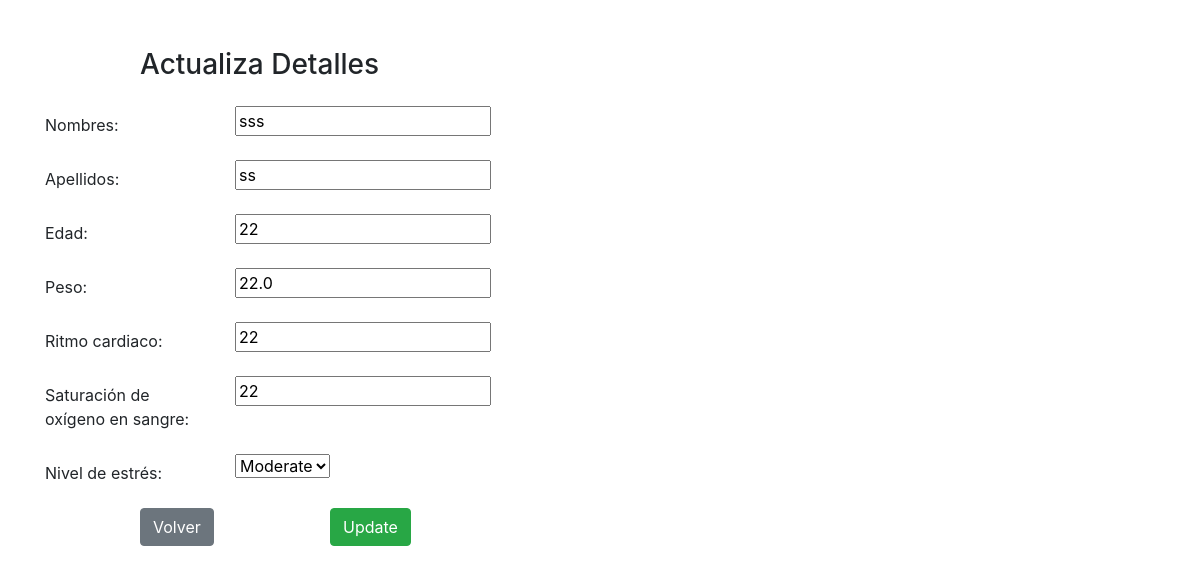
Page /edit/2 on the committed database.
### metricas/models.py (models this page shows)
class Metrics(models.Model):
    id = models.BigAutoField(primary_key=True, editable=False)
    names = models.CharField(max_length=100)
    surnames = models.CharField(max_length=100)
    age = models.IntegerField()
    weight = models.FloatField()
    heartRate = models.IntegerField(
        help_text="Frecuencia Cardiaca(Heart Rate) medida en BPM(Beats per minute)/Pulsaciones por minuto")
    bloodOxygenSaturation = models.IntegerField(
        help_text="Saturación de Oxígeno en Sangre")
    STRESS_LEVEL = (
        ('low', 'Low'),
        ('moderate', 'Moderate'),
        ('high', 'High'),
        ('extreme', 'Extreme'),
    )
    stresslevel = models.CharField(
        max_length=20, choices=STRESS_LEVEL, default='low', help_text='Nivel de estrés')
    class Meta:
        db_table = "metrics"

### metricas/views.py (the view)
# urls.py: path('edit/<int:id>', views.edit),
def edit(request, id):
    metrics = Metrics.objects.get(id=id)
    stressLevels = Metrics.STRESS_LEVEL
    return render(request, 'edit.html', {'metrics': metrics, 'stressLevels': stressLevels})

### metricas/templates/edit.html (shortened to what this page needs)
{% extends "base_generic.html" %}
{% block content %}
<form method="POST" class="post-form" action="/update/{{metrics.id}}">
    <div class="container">
        <br>
        <div class="form-group row">
            <label class="col-sm-1 col-form-label"></label>
            <div class="col-sm-4">
                <h3>Actualiza Detalles</h3>
            </div>
        </div>
        <div class="form-group row">
            <label class="col-sm-2 col-form-label">Nombres:</label>
            <div class="col-sm-4">
                <input type="text" name="names" id="id_names" required maxlength="100" value="{{ metrics.names }}" />
            </div>
        </div>
        <div class="form-group row">
            <label class="col-sm-2 col-form-label">Apellidos:</label>
            <div class="col-sm-4">
                <input type="text" name="surnames" id="id_surnames" required maxlength="100" value="{{ metrics.surnames }}" />
            </div>
        </div>
        <div class="form-group row">
            <label class="col-sm-2 col-form-label">Edad:</label>
            <div class="col-sm-4">
                <input type="number" name="age" id="id_age" required maxlength="3"
                    value="{{ metrics.age }}" />
            </div>
        </div>
        <div class="form-group row">
            <label class="col-sm-2 col-form-label">Peso:</label>
            <div class="col-sm-4">
                <input type="number" name="weight" id="id_weight" required maxlength="2"
                    value="{{ metrics.weight }}" />
            </div>
        </div>
        <div class="form-group row">
            <label class="col-sm-2 col-form-label">Ritmo cardiaco:</label>
            <div class="col-sm-4">
                <input type="number" name="heartRate" id="id_heartRate" required maxlength="3"
                    value="{{ metrics.heartRate }}" />
            </div>
        </div>
        <div class="form-group row">
            <label class="col-sm-2 col-form-label">Saturación de oxígeno en sangre:</label>
            <div class="col-sm-4">
                <input type="number" name="bloodOxygenSaturation" id="id_bloodOxygenSaturation" required maxlength="3"
                    value="{{ metrics.bloodOxygenSaturation }}" />
            </div>
        </div>
        <div class="form-group row">
            <label class="col-sm-2 col-form-label">Nivel de estrés:</label>
            <div class="col-sm-4">
                <select name="stresslevel" id="id_stresslevel">
                    {% for stressLevel in stressLevels %}
                        <option value="{{stressLevel.0}}"
                            {% if stressLevel.0 == metrics.stresslevel %}selected="selected"{% endif %}>
                            {{ stressLevel.1 }}
                        </option>
                    {% endfor %}
                </select>
            </div>
        </div>
        <div class="form-group row">
            <label class="col-sm-1 col-form-label"></label>
            <div class="col-sm-2">
                <button href="../../" class="btn btn-secondary">Volver</button>
            </div>
            <div class="col-sm-2">
                <button type="submit" class="btn btn-success">Update</button>
            </div>
        </div>
    </div>
</form>
{% endblock %}

### rows in the picture
Metrics: names "sss", surnames "ss", age "22", weight "22.0", heartRate "22", bloodOxygenSaturation "22", stresslevel "Moderate"
